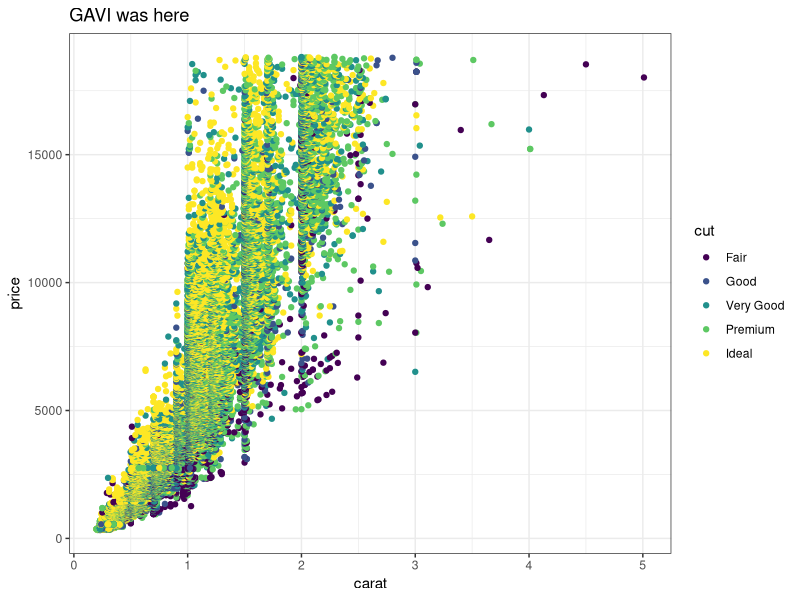
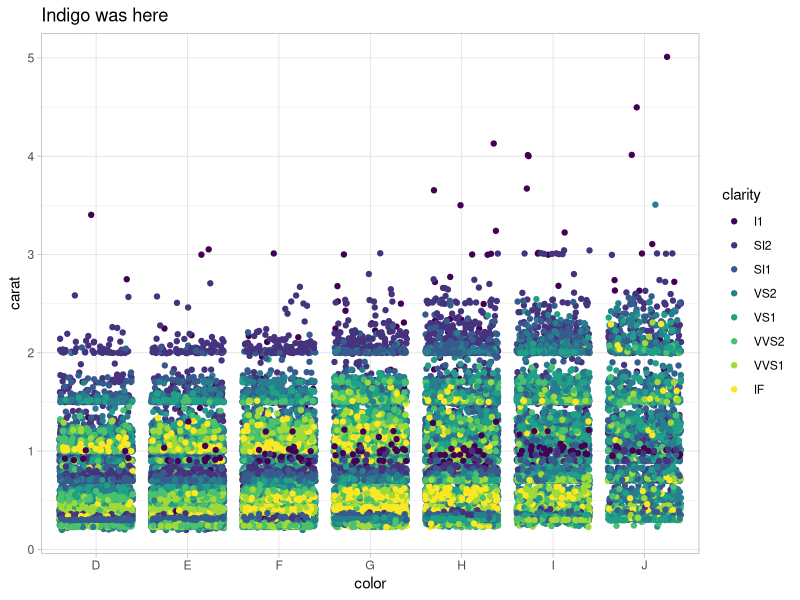
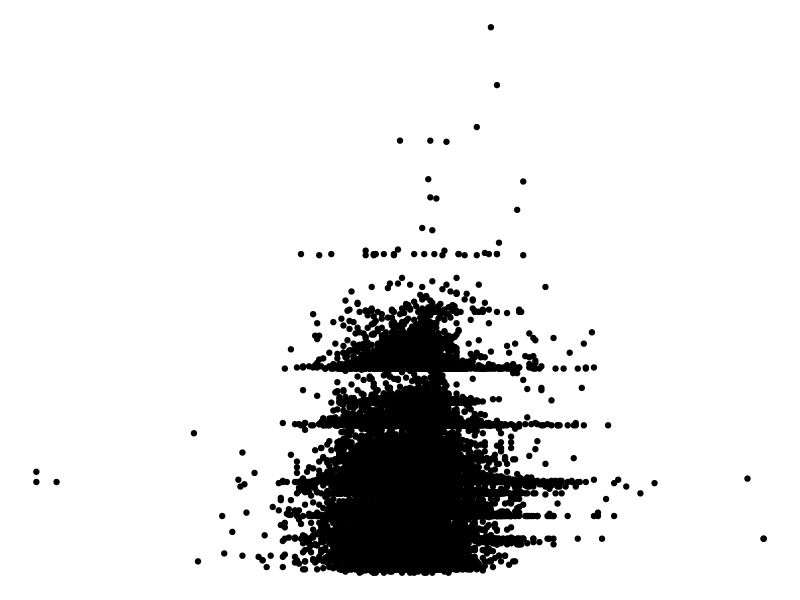

R code for these plots, in order:
## ---- chunk 1
knitr::opts_chunk$set(echo = TRUE)
library(tidyverse)
## ---- chunk 2
# Partner 1: 
# Run the code below to see the original graph
# Change the code below to make the point color change based on 'cut', and update the theme to theme_bw(). Update the title to include your first name. 

ggplot(data = diamonds, aes(x = carat, y = price)) +
  geom_point(aes(color = cut)) +
  theme_bw() +
  labs(title = "GAVI was here")
## ---- chunk 3
# Partner 2: 
# Run the code below to see the original graph
# Change the code below to make the geom a geom_jitter, and update the theme to theme_light. Update the title to include your first name. 

ggplot(data = diamonds, aes(x = color, y = carat)) +
  geom_jitter(aes(color = clarity)) +
  theme_light() +
  labs(title = "Indigo was here")

## ---- chunk 4
ggplot(data = diamonds, aes(x = depth, y = carat)) +
  geom_point() +
  theme_void()
## ---- chunk 5
